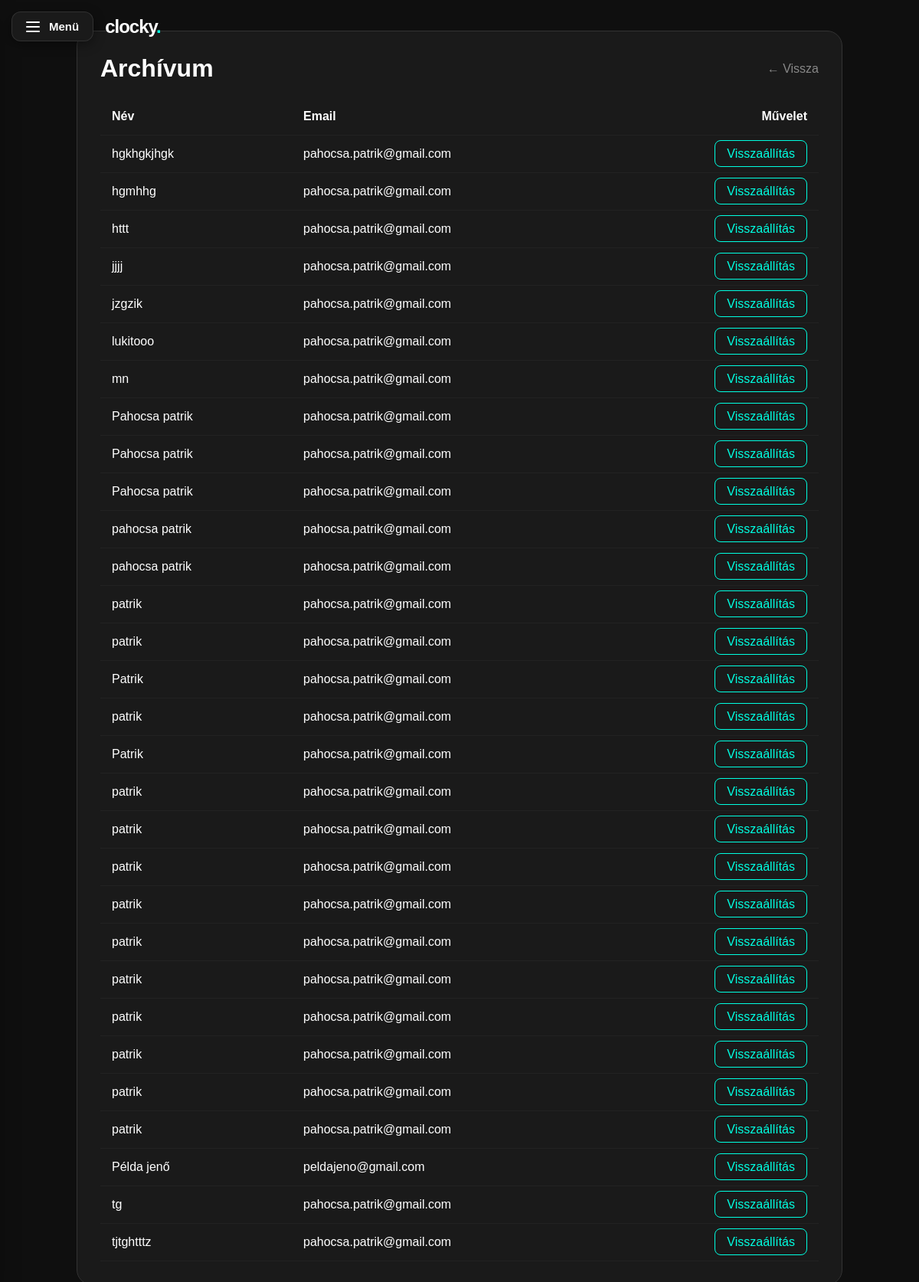
The app's page /archivum.php (signed in) with its own data.
### tables this page shows
CREATE TABLE `emp` (
  `empID` int(11) NOT NULL,
  `name` varchar(50) NOT NULL,
  `dob` date NOT NULL,
  `tn` int(11) NOT NULL,
  `FK_roleID` int(11) DEFAULT NULL,
  `email` varchar(50) NOT NULL,
  `active` tinyint(1) NOT NULL,
  `FK_userID` int(11) DEFAULT NULL
);

### archivum.php (the view, shortened to what this page needs)
<?php
require_once 'config.php';
$sql = "SELECT * FROM emp WHERE active = 0 ORDER BY name ASC";
$result = $conn->query($sql);
include_once 'header.php';
?>
<div class="glass-card">
    <div style="display:flex; justify-content: space-between; align-items:center;">
        <h1>Archívum</h1>
        <a href="dolgozok" style="color: var(--text-secondary); text-decoration: none;">← Vissza</a>
    </div>
    <table class="custom-table">
        <thead>
            <tr>
                <th>Név</th>
                <th>Email</th>
                <th style="text-align: right;">Művelet</th>
            </tr>
        </thead>
        <tbody>
            <?php while($row = $result->fetch_assoc()): ?>
                <tr>
                    <td><?= htmlspecialchars($row['name']) ?></td>
                    <td><?= htmlspecialchars($row['email']) ?></td>
                    <td style="text-align: right;">
                        <a href="archivum/visszaallit/<?= $row['empID'] ?>" class="btn-restore">Visszaállítás</a>
                    </td>
                </tr>
            <?php endwhile; ?>
        </tbody>
    </table>
</div>

### header.php (shortened to what this page needs)
<!DOCTYPE html>
<html lang="hu">
<head>
    <link rel="stylesheet" href="https://cdnjs.cloudflare.com/ajax/libs/font-awesome/6.4.0/css/all.min.css">
</head>
<body class="page-transition"> <div id="overlay" class="overlay" onclick="toggleMenu()"></div>
<div class="header-top">
    <button class="menu-toggle" onclick="toggleMenu()">
        <div class="hamburger-lines">
            <span class="bar"></span>
            <span class="bar"></span>
            <span class="bar"></span>
        </div>
        <span>Menü</span>
    </button>
    <div class="brand-logo">clocky<span>.</span></div>
</div>
</body>
</html>

### header.php (style rules this page uses)
* { margin: 0; padding: 0; box-sizing: border-box; }
body { font-family: 'Inter', sans-serif; background: #0f0f0f; color: #fff; min-height: 100vh; padding-top: 75px; overflow-x: hidden; }
.page-transition { animation: smoothAppear 0.6s cubic-bezier(0.4, 0, 0.2, 1) forwards; opacity: 0; }
.header-top { position: fixed; top: 15px; left: 15px; z-index: 1100; display: flex; align-items: center; gap: 15px; }
.menu-toggle { background: #1a1a1a; color: white; border: 1px solid rgba(255,255,255,0.1); padding: 10px 18px; border-radius: 12px; cursor: pointer; font-size: 15px; font-weight: 600; display: flex; align-items: center; gap: 12px; box-shadow: 0 4px 15px rgba(0, 0, 0, 0.4); transition: all 0.3s ease; }
.brand-logo { font-weight: 800; font-size: 24px; letter-spacing: -1px; color: #fff; text-transform: lowercase; }
.brand-logo span { color: #00ffe1; }
.hamburger-lines { display: flex; flex-direction: column; gap: 4px; }
.bar { width: 18px; height: 2px; background-color: currentColor; border-radius: 2px; }

### archivum.php (style rules this page uses)
:root { --bg-color: #0f0f0f; --card-bg: #1a1a1a; --accent-color: #00ffe1; --text-secondary: #888; --danger-color: #ff4757; }
body { background: var(--bg-color); color: #fff; font-family: sans-serif; padding: 40px; }
.glass-card { background: var(--card-bg); padding: 30px; border-radius: 20px; max-width: 1000px; margin: auto; border: 1px solid #333; }
.custom-table { width: 100%; border-collapse: collapse; margin-top: 20px; }
.custom-table td, .custom-table th { padding: 15px; text-align: left; border-bottom: 1px solid #222; }
.btn-restore { color: var(--accent-color); text-decoration: none; border: 1px solid var(--accent-color); padding: 8px 15px; border-radius: 8px; transition: 0.3s; }

### records on screen
emp: name "hgkhgkjhgk", email "pahocsa.patrik@gmail.com"
emp: name "hgmhhg", email "pahocsa.patrik@gmail.com"
emp: name "httt", email "pahocsa.patrik@gmail.com"
emp: name "jjjj", email "pahocsa.patrik@gmail.com"
emp: name "jzgzik", email "pahocsa.patrik@gmail.com"
emp: name "lukitooo", email "pahocsa.patrik@gmail.com"
emp: name "mn", email "pahocsa.patrik@gmail.com"
emp: name "Pahocsa patrik", email "pahocsa.patrik@gmail.com"
emp: name "Pahocsa patrik", email "pahocsa.patrik@gmail.com"
emp: name "Pahocsa patrik", email "pahocsa.patrik@gmail.com"
emp: name "pahocsa patrik", email "pahocsa.patrik@gmail.com"
emp: name "pahocsa patrik", email "pahocsa.patrik@gmail.com"
emp: name "patrik", email "pahocsa.patrik@gmail.com"
emp: name "patrik", email "pahocsa.patrik@gmail.com"
emp: name "Patrik", email "pahocsa.patrik@gmail.com"
emp: name "patrik", email "pahocsa.patrik@gmail.com"
emp: name "Patrik", email "pahocsa.patrik@gmail.com"
emp: name "patrik", email "pahocsa.patrik@gmail.com"
emp: name "patrik", email "pahocsa.patrik@gmail.com"
emp: name "patrik", email "pahocsa.patrik@gmail.com"
emp: name "patrik", email "pahocsa.patrik@gmail.com"
emp: name "patrik", email "pahocsa.patrik@gmail.com"
emp: name "patrik", email "pahocsa.patrik@gmail.com"
emp: name "patrik", email "pahocsa.patrik@gmail.com"
emp: name "patrik", email "pahocsa.patrik@gmail.com"
emp: name "patrik", email "pahocsa.patrik@gmail.com"
emp: name "patrik", email "pahocsa.patrik@gmail.com"
emp: name "Példa jenő", email "peldajeno@gmail.com"
emp: name "tg", email "pahocsa.patrik@gmail.com"
emp: name "tjtghtttz", email "pahocsa.patrik@gmail.com"
